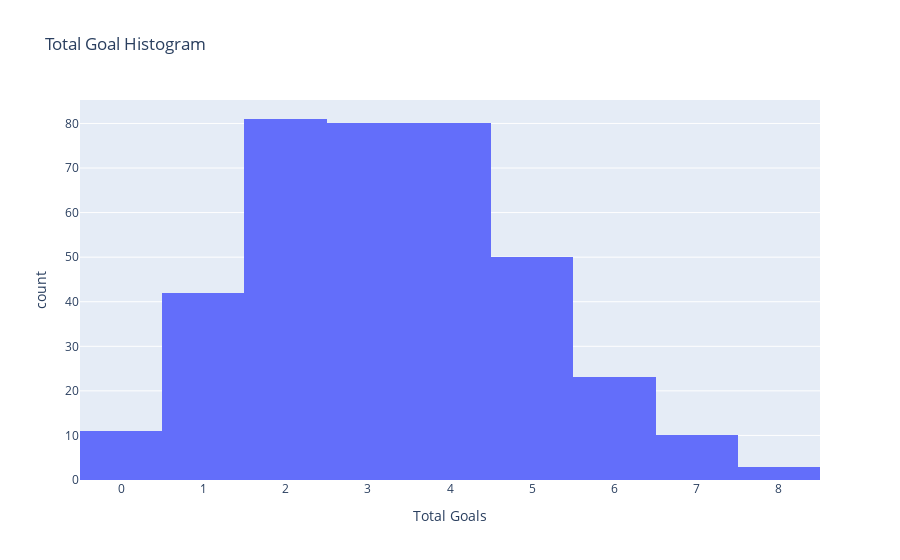

Notebook code for this chart:
### Markdown cell above
There seems to be an upward trend as the rounds go up, as well as less variance in the data. Let's check if it's significant

### Code cell
px.histogram(df, x='total_goals', nbins=15, labels=dict(total_goals='Total Goals'), title='Total Goal Histogram')

### Figure 1 — Plotly figure (JSON) as saved in the notebook; plotly's stock layout.template omitted (floating-point values rounded to 4 significant figures; data arrays with more than 128 entries replaced by an {"elided": "..."} marker saying what was removed)
{"data": [{"alignmentgroup": "True", "bingroup": "x", "hovertemplate": "Total Goals=%{x}<br>count=%{y}<extra></extra>", "legendgroup": "", "marker": {"color": "#636efa", "pattern": {"shape": ""}}, "name": "", "nbinsx": 15, "offsetgroup": "", "orientation": "v", "showlegend": false, "type": "histogram", "x": {"elided": "380 int values"}, "xaxis": "x", "yaxis": "y"}], "layout": {"autosize": true, "barmode": "relative", "legend": {"tracegroupgap": 0}, "title": {"text": "Total Goal Histogram"}, "xaxis": {"anchor": "y", "autorange": true, "domain": [0, 1], "range": [-0.5, 8.5], "title": {"text": "Total Goals"}, "type": "linear"}, "yaxis": {"anchor": "x", "autorange": true, "domain": [0, 1], "range": [0, 85.26], "title": {"text": "count"}}}}
